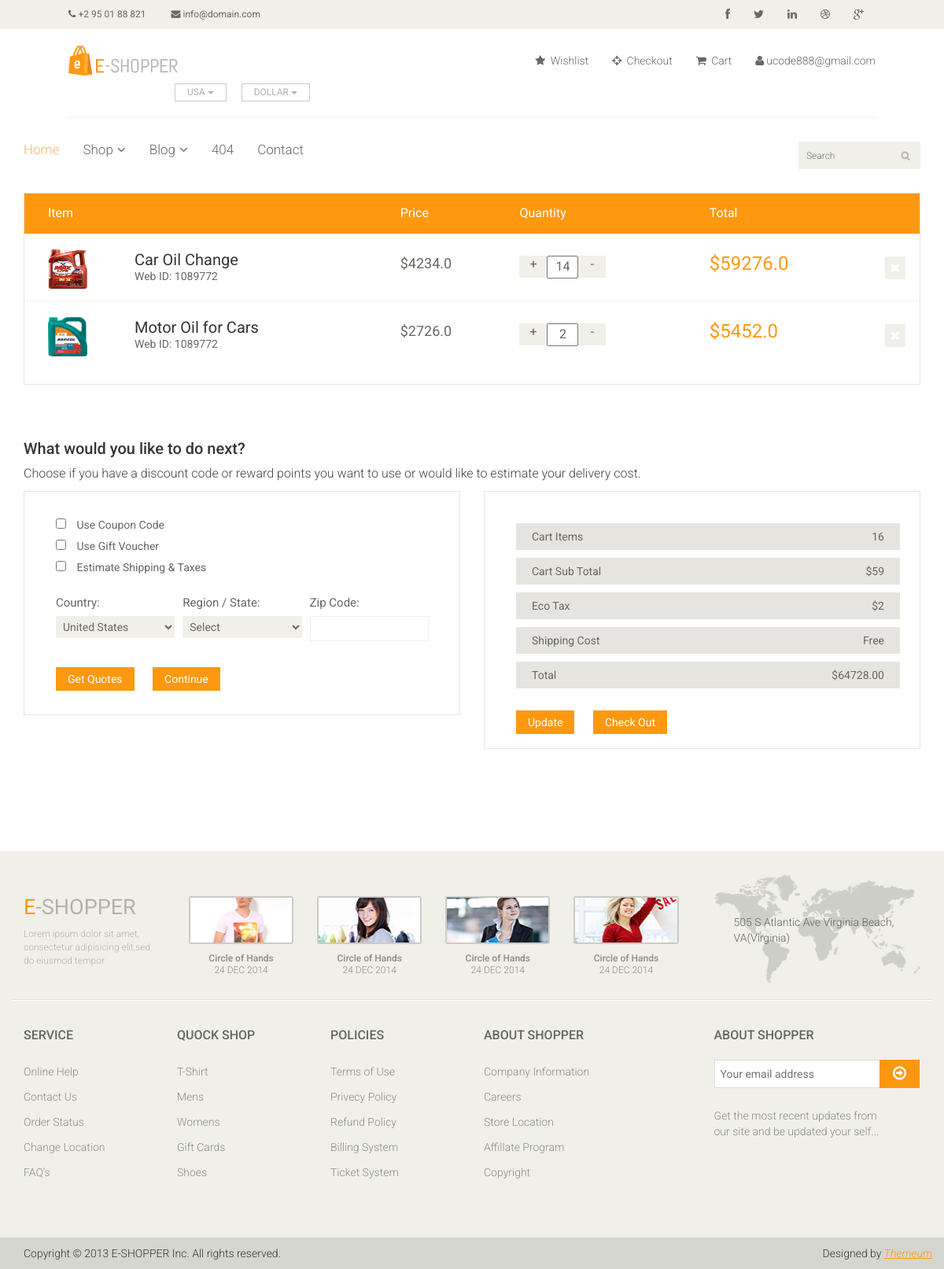
Before: /cart/ (signed in) with the older database file.
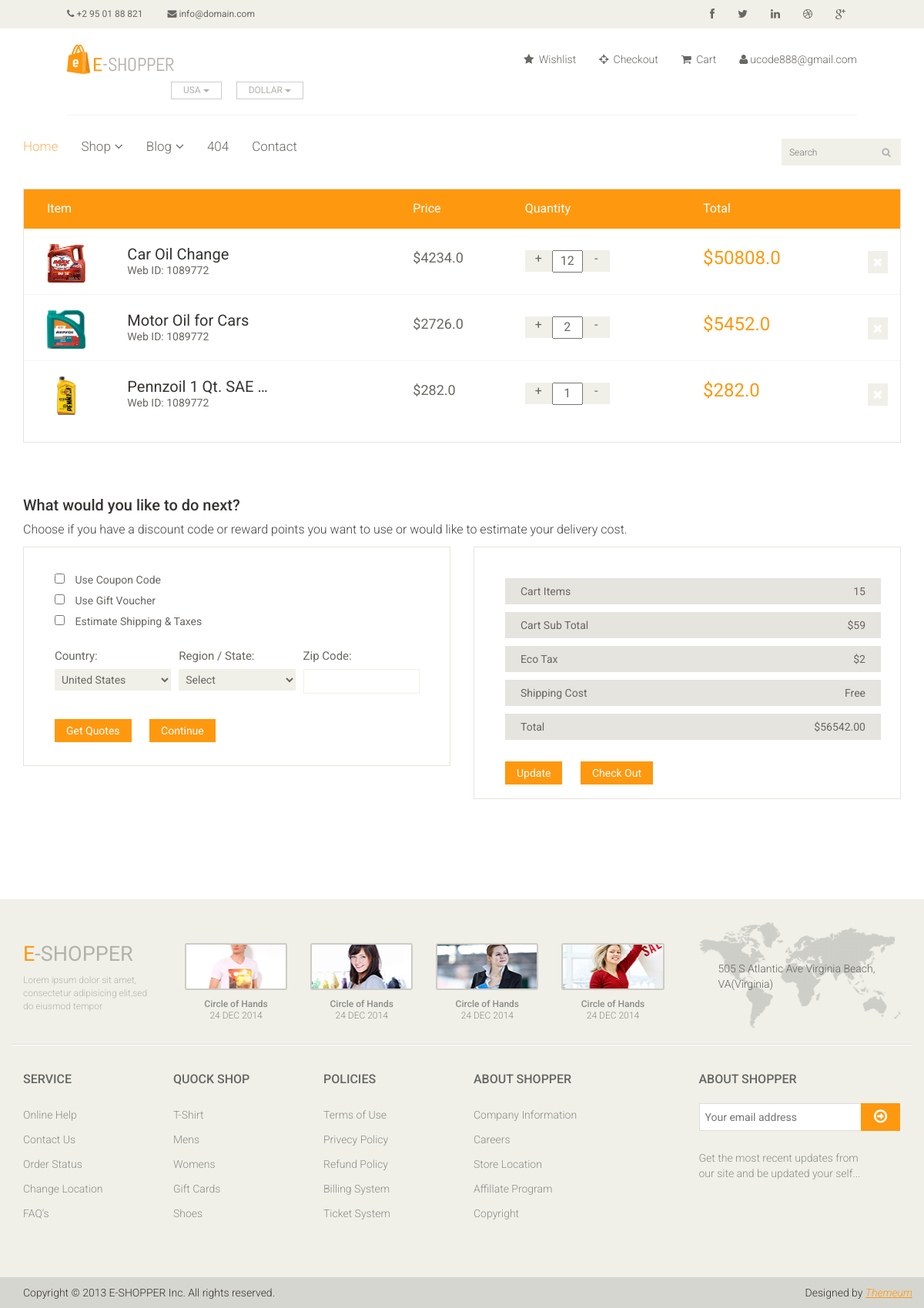
After: the same page with the newer database file.
### authentication/models.py (models this page shows, shortened)
class User(AbstractBaseUser, PermissionsMixin, ):
    username = models.CharField(max_length=16, unique=True, blank=True, null=True)
    email = models.EmailField(db_index=True, unique=True)
    is_active = models.BooleanField(default=True)
    is_staff = models.BooleanField(default=False)
    USERNAME_FIELD = 'email'
    mobile = models.IntegerField(default=0, null=True, blank=True)
    tin = models.IntegerField(default=0, null=True, blank=True)
    objects = UserManager()
    class Meta:
        verbose_name = 'user'
        verbose_name_plural = 'users'

### store/models.py (models this page shows, shortened)
class OrderItem(models.Model):
    user = models.ForeignKey(settings.AUTH_USER_MODEL, on_delete=models.CASCADE, null=True)
    product = models.ForeignKey(Product, on_delete=models.SET_NULL, blank=True, null=True)
    ordered = models.BooleanField(default=False, null=True)
    quantity = models.IntegerField(default=1, null=True, blank=True)
    date_added = models.DateTimeField(auto_now_add=True)
    @property
    def get_total(self):
        total = self.product.price * self.quantity
        return total

class Product(models.Model):
    name = models.CharField(max_length=200, null=True)
    price = models.FloatField()
    digital = models.BooleanField(default=False, null=True, blank=False)
    image = models.ImageField(null=True, blank=True)
    def get_add_to_cart_url(self):
        return reverse('add_to_cart', kwargs={
            'pk': self.pk
        })
    def get_remove_from_cart_url(self):
        return reverse('remove_from_cart', kwargs={
            'pk': self.pk
        })
    def get_remove_single_item_from_cart(self):
        return reverse('remove_single_item_from_cart', kwargs={'pk': self.pk})

class Order(models.Model):
    ref_id = models.CharField(max_length=40, null=True)
    customer = models.ForeignKey(settings.AUTH_USER_MODEL, on_delete=models.SET_NULL, blank=True, null=True)
    date_ordered = models.DateTimeField(auto_now_add=True)
    complete = models.BooleanField(default=False, null=True, blank=False)
    order_items = models.ManyToManyField(OrderItem)
    ordered = models.BooleanField(default=False, null=True)
    shippingAddress = models.ForeignKey('ShippingAddress', on_delete=models.CASCADE, null=True)
    transaction_id = models.CharField(max_length=200, null=True)
    @property
    def get_cart_total(self):
        orderitems = self.order_items.all()
        total = sum([item.get_total for item in orderitems])
        return total
    @property
    def get_cart_items(self):
        total_items = 0
        orderitems = self.order_items.all()
        total = sum([item.quantity for item in orderitems])
        return total

### store/views.py (the view)
# urls.py: path('cart/', views.CartIterms.as_view(), name="cart"),
class CartIterms(LoginRequiredMixin, View):
    def get(self, orgs, *args, **kwargs):
        try:
            order = Order.objects.get(customer=self.request.user, ordered=False)
            context = {
                'cart_items': order
            }
            return render(self.request, 'store/cart.html', context=context)
        except ObjectDoesNotExist:
            messages.error(self.request, 'You do not have thr active order')
            return redirect('/')

### templates/store/cart.html (shortened to what this page needs)
{% extends 'base.html' %}
{% load static %}
{% block content %}
	<section id="cart_items">
		<div class="container">
			<div class="table-responsive cart_info">
				<table class="table table-condensed">
					<thead>
						<tr class="cart_menu">
							<td class="image">Item</td>
							<td class="description"></td>
							<td class="price">Price</td>
							<td class="quantity">Quantity</td>
							<td class="total">Total</td>
							<td></td>
						</tr>
					</thead>
					<tbody>
                    {% for cart_item in cart_items.order_items.all %}
						<tr>
							<td class="cart_product">
								<a  href=""><img style="width:50px; height:50px;" src="{{cart_item.product.image.url}}" alt=""></a>
							</td>
							<td class="cart_description">
								<h4><a href="">{{cart_item.product.name|truncatechars:20}}</a></h4>
								<p>Web ID: 1089772</p>
							</td>
							<td class="cart_price">
								<p>${{cart_item.product.price}}</p>
							</td>
							<td class="cart_quantity">
								<div class="cart_quantity_button">
									<a class="cart_quantity_up" href="{{cart_item.product.get_add_to_cart_url}}"> + </a>
									<input class="cart_quantity_input" type="text" name="quantity" value="{{cart_item.quantity}}" autocomplete="off" size="2">
									<a class="cart_quantity_down" href="{{cart_item.product.get_remove_single_item_from_cart}}"> - </a>
								</div>
							</td>
							<td class="cart_total">
								<p class="cart_total_price">${{cart_item.get_total}}</p>
							</td>
							<td class="cart_delete">
								<a class="cart_quantity_delete" href="{{cart_item.product.get_remove_from_cart_url}}"><i class="fa fa-times"></i></a>
							</td>
						</tr>
                    {% endfor %}
					</tbody>
				</table>
			</div>
		</div>
	</section>
	<section id="do_action">
		<div class="container">
			<div class="heading">
				<h3>What would you like to do next?</h3>
				<p>Choose if you have a discount code or reward points you want to use or would like to estimate your delivery cost.</p>
			</div>
			<div class="row">
				<div class="col-sm-6">
					<div class="chose_area">
						<ul class="user_option">
							<li>
								<input type="checkbox">
								<label>Use Coupon Code</label>
							</li>
							<li>
								<input type="checkbox">
								<label>Use Gift Voucher</label>
							</li>
							<li>
								<input type="checkbox">
								<label>Estimate Shipping & Taxes</label>
							</li>
						</ul>
						<ul class="user_info">
							<li class="single_field">
								<label>Country:</label>
								<select>
									<option>United States</option>
								</select>
							</li>
							<li class="single_field">
								<label>Region / State:</label>
								<select>
									<option>Select</option>
								</select>
							</li>
							<li class="single_field zip-field">
								<label>Zip Code:</label>
								<input type="text">
							</li>
						</ul>
						<a class="btn btn-default update" href="">Get Quotes</a>
						<a class="btn btn-default check_out" href="">Continue</a>
					</div>
				</div>
				<div class="col-sm-6">
					<div class="total_area">
						<ul>
							<li>Cart Items <span>{{ cart_items.get_cart_items}}</span></li>
							<li>Cart Sub Total <span>$59</span></li>
							<li>Eco Tax <span>$2</span></li>
							<li>Shipping Cost <span>Free</span></li>
							<li>Total <span>${{ cart_items.get_cart_total|floatformat:2}}</span></li>
						</ul>
							<a class="btn btn-default update" href="">Update</a>
							<a class="btn btn-default check_out" href="{% url 'checkout'%}">Check Out</a>
					</div>
				</div>
			</div>
		</div>
	</section>
{% endblock content %}

### templates/base.html (shortened to what this page needs)
<!DOCTYPE html>
<html lang="en">
<head>
	{% load static %}
    <link href="{% static 'css/bootstrap.min.css'%}" rel="stylesheet">
    <link href="{% static 'css/font-awesome.min.css'%}" rel="stylesheet">
    <link href="{% static 'css/prettyPhoto.css'%}" rel="stylesheet">
    <link href="{% static 'css/price-range.css'%}" rel="stylesheet">
    <link href="{% static 'css/animate.css'%}" rel="stylesheet">
	<link href="{% static 'css/main.css'%}" rel="stylesheet">
	<link href="{% static 'css/responsive.css'%}" rel="stylesheet">
</head>
<body>
	<header id="header">
		<div class="header_top">
			<div class="container " style="width:88%;">
				<div class="row">
					<div class="col-sm-6">
						<div class="contactinfo">
							<ul class="nav nav-pills">
								<li><a href="#"><i class="fa fa-phone"></i> +2 95 01 88 821</a></li>
								<li><a href="#"><i class="fa fa-envelope"></i> info@domain.com</a></li>
							</ul>
						</div>
					</div>
					<div class="col-sm-6">
						<div class="social-icons pull-right">
							<ul class="nav navbar-nav">
								<li><a href="#"><i class="fa fa-facebook"></i></a></li>
								<li><a href="#"><i class="fa fa-twitter"></i></a></li>
								<li><a href="#"><i class="fa fa-linkedin"></i></a></li>
								<li><a href="#"><i class="fa fa-dribbble"></i></a></li>
								<li><a href="#"><i class="fa fa-google-plus"></i></a></li>
							</ul>
						</div>
					</div>
				</div>
			</div>
		</div>
		<div class="header-middle">
			<div class="container" style="width:88%;">
				<div class="row">
					<div class="col-sm-4">
						<div class="logo pull-left">
							<a href="{%url 'home'%}"><img src="{% static 'images/home/logo.png'%}" alt="" /></a>
						</div>
						<div class="btn-group pull-right">
							<div class="btn-group">
								<button type="button" class="btn btn-default dropdown-toggle usa" data-toggle="dropdown">
									USA
									<span class="caret"></span>
								</button>
							</div>
							<div class="btn-group">
								<button type="button" class="btn btn-default dropdown-toggle usa" data-toggle="dropdown">
									DOLLAR
									<span class="caret"></span>
								</button>
							</div>
						</div>
					</div>
					<div class="col-sm-8">
						<div class="shop-menu pull-right">
							<ul class="nav navbar-nav">
								<li><a href="#"><i class="fa fa-star"></i> Wishlist</a></li>
								<li><a href="{% url 'checkout'%}"><i class="fa fa-crosshairs"></i> Checkout</a></li>
								<li><a href="{% url 'cart' %}"><i class="fa fa-shopping-cart"></i> Cart</a></li>
								{% if user.is_authenticated %}
								<li class="dropdown"><a href=""><i class="fa fa-user"></i>{{user.email}}</a></i></a>
                                </li>
								{% else %}
								<li><a href="{% url 'sign_in' %}"><i class="fa fa-lock"></i>login</a></li>
								<li><a href="{% url 'sign_up' %}"><i class="fa fa-lock"></i>Register</a></li>
								{% endif %}
							</ul>
						</div>
					</div>
				</div>
			</div>
		</div>
		<div class="header-bottom">
			<div class="container">
				<div class="row">
					<div class="col-sm-9">
						<div class="mainmenu pull-left">
							<ul class="nav navbar-nav collapse navbar-collapse">
								<li><a href="{% url 'home'%}" class="active">Home</a></li>
								<li class="dropdown"><a href="#">Shop<i class="fa fa-angle-down"></i></a>
                                </li>
								<li class="dropdown"><a href="#">Blog<i class="fa fa-angle-down"></i></a>
                                </li>
								<li><a href="404.html">404</a></li>
								<li><a href="contact-us.html">Contact</a></li>
							</ul>
						</div>
					</div>
					<div class="col-sm-3">
						<div class="search_box pull-right">
							<input type="text" placeholder="Search"/>
						</div>
					</div>
				</div>
			</div>
		</div>
	</header>
	{% block content %}
	{% endblock content %}
	<footer id="footer">
		<div class="footer-top">
			<div class="container">
				<div class="row">
					<div class="col-sm-2">
						<div class="companyinfo">
							<h2><span>e</span>-shopper</h2>
							<p>Lorem ipsum dolor sit amet, consectetur adipisicing elit,sed do eiusmod tempor</p>
						</div>
					</div>
					<div class="col-sm-7">
						<div class="col-sm-3">
							<div class="video-gallery text-center">
								<a href="#">
									<div class="iframe-img">
										<img src="images/home/iframe1.png" alt="" />
									</div>
								</a>
								<p>Circle of Hands</p>
								<h2>24 DEC 2014</h2>
							</div>
						</div>
						<div class="col-sm-3">
							<div class="video-gallery text-center">
								<a href="#">
									<div class="iframe-img">
										<img src="images/home/iframe2.png" alt="" />
									</div>
								</a>
								<p>Circle of Hands</p>
								<h2>24 DEC 2014</h2>
							</div>
						</div>
						<div class="col-sm-3">
							<div class="video-gallery text-center">
								<a href="#">
									<div class="iframe-img">
										<img src="images/home/iframe3.png" alt="" />
									</div>
								</a>
								<p>Circle of Hands</p>
								<h2>24 DEC 2014</h2>
							</div>
						</div>
						<div class="col-sm-3">
							<div class="video-gallery text-center">
								<a href="#">
									<div class="iframe-img">
										<img src="images/home/iframe4.png" alt="" />
									</div>
								</a>
								<p>Circle of Hands</p>
								<h2>24 DEC 2014</h2>
							</div>
						</div>
					</div>
					<div class="col-sm-3">
						<div class="address">
							<img src="images/home/map.png" alt="" />
							<p>505 S Atlantic Ave Virginia Beach, VA(Virginia)</p>
						</div>
					</div>
				</div>
			</div>
		</div>
		<div class="footer-widget">
			<div class="container">
				<div class="row">
					<div class="col-sm-2">
						<div class="single-widget">
							<h2>Service</h2>
							<ul class="nav nav-pills nav-stacked">
								<li><a href="#">Online Help</a></li>
								<li><a href="#">Contact Us</a></li>
								<li><a href="#">Order Status</a></li>
								<li><a href="#">Change Location</a></li>
								<li><a href="#">FAQ’s</a></li>
							</ul>
						</div>
					</div>
					<div class="col-sm-2">
						<div class="single-widget">
							<h2>Quock Shop</h2>
							<ul class="nav nav-pills nav-stacked">
								<li><a href="#">T-Shirt</a></li>
								<li><a href="#">Mens</a></li>
								<li><a href="#">Womens</a></li>
								<li><a href="#">Gift Cards</a></li>
								<li><a href="#">Shoes</a></li>
							</ul>
						</div>
					</div>
					<div class="col-sm-2">
						<div class="single-widget">
							<h2>Policies</h2>
							<ul class="nav nav-pills nav-stacked">
								<li><a href="#">Terms of Use</a></li>
								<li><a href="#">Privecy Policy</a></li>
								<li><a href="#">Refund Policy</a></li>
								<li><a href="#">Billing System</a></li>
								<li><a href="#">Ticket System</a></li>
							</ul>
						</div>
					</div>
					<div class="col-sm-2">
						<div class="single-widget">
							<h2>About Shopper</h2>
							<ul class="nav nav-pills nav-stacked">
								<li><a href="#">Company Information</a></li>
								<li><a href="#">Careers</a></li>
								<li><a href="#">Store Location</a></li>
								<li><a href="#">Affillate Program</a></li>
								<li><a href="#">Copyright</a></li>
							</ul>
						</div>
					</div>
					<div class="col-sm-3 col-sm-offset-1">
						<div class="single-widget">
							<h2>About Shopper</h2>
							<form action="#" class="searchform">
								<input type="text" placeholder="Your email address" />
								<button type="submit" class="btn btn-default"><i class="fa fa-arrow-circle-o-right"></i></button>
								<p>Get the most recent updates from <br />our site and be updated your self...</p>
							</form>
						</div>
					</div>
				</div>
			</div>
		</div>
		<div class="footer-bottom">
			<div class="container">
				<div class="row">
					<p class="pull-left">Copyright © 2013 E-SHOPPER Inc. All rights reserved.</p>
					<p class="pull-right">Designed by <span><a target="_blank" href="http://www.themeum.com">Themeum</a></span></p>
				</div>
			</div>
		</div>
	</footer>
</body>
</html>

Changed rows visible on the page:
changed OrderItem "Car Oil Change": quantity "14" → "12"; get_total "59276.0" → "50808.0"
now on this page (row unchanged): OrderItem: product.image (picture), product.name "Pennzoil 1 Qt. SAE …", product.price "282.0", quantity "1", get_total "282.0"
changed through a linked row, Order: get_cart_items "16" → "15"; get_cart_total "64728.00" → "56542.00"
